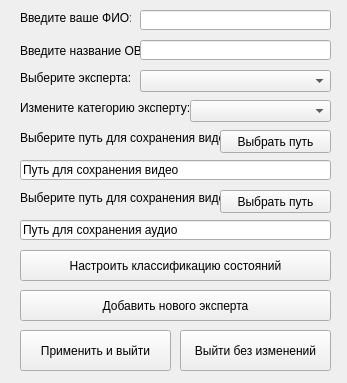
<?xml version="1.0" encoding="UTF-8"?>
<ui version="4.0">
 <class>Leader_menu</class>
 <widget class="QMainWindow" name="Leader_menu">
  <property name="geometry">
   <rect>
    <x>0</x>
    <y>0</y>
    <width>347</width>
    <height>383</height>
   </rect>
  </property>
  <property name="minimumSize">
   <size>
    <width>347</width>
    <height>383</height>
   </size>
  </property>
  <property name="maximumSize">
   <size>
    <width>347</width>
    <height>383</height>
   </size>
  </property>
  <property name="windowTitle">
   <string>Меню для руководителя</string>
  </property>
  <widget class="QWidget" name="centralwidget">
   <widget class="QLabel" name="label_ts">
    <property name="geometry">
     <rect>
      <x>20</x>
      <y>40</y>
      <width>121</width>
      <height>21</height>
     </rect>
    </property>
    <property name="text">
     <string>Введите название ОВ:</string>
    </property>
   </widget>
   <widget class="QLineEdit" name="lineEdit_ts">
    <property name="geometry">
     <rect>
      <x>140</x>
      <y>40</y>
      <width>191</width>
      <height>20</height>
     </rect>
    </property>
   </widget>
   <widget class="QLabel" name="label_expert">
    <property name="geometry">
     <rect>
      <x>20</x>
      <y>70</y>
      <width>111</width>
      <height>16</height>
     </rect>
    </property>
    <property name="text">
     <string>Выберите эксперта:</string>
    </property>
   </widget>
   <widget class="QLineEdit" name="lineEdit_path_to_save_video">
    <property name="geometry">
     <rect>
      <x>20</x>
      <y>160</y>
      <width>311</width>
      <height>20</height>
     </rect>
    </property>
    <property name="text">
     <string>Путь для сохранения видео</string>
    </property>
   </widget>
   <widget class="QLabel" name="label_path_to_save_video">
    <property name="geometry">
     <rect>
      <x>20</x>
      <y>130</y>
      <width>201</width>
      <height>16</height>
     </rect>
    </property>
    <property name="text">
     <string>Выберите путь для сохранения видео:</string>
    </property>
   </widget>
   <widget class="QPushButton" name="pushButton_path_to_save_video">
    <property name="geometry">
     <rect>
      <x>220</x>
      <y>130</y>
      <width>111</width>
      <height>23</height>
     </rect>
    </property>
    <property name="text">
     <string>Выбрать путь</string>
    </property>
   </widget>
   <widget class="QLabel" name="label_path_to_save_audio">
    <property name="geometry">
     <rect>
      <x>20</x>
      <y>190</y>
      <width>201</width>
      <height>16</height>
     </rect>
    </property>
    <property name="text">
     <string>Выберите путь для сохранения видео:</string>
    </property>
   </widget>
   <widget class="QLineEdit" name="lineEdit_path_to_save_audio">
    <property name="geometry">
     <rect>
      <x>20</x>
      <y>220</y>
      <width>311</width>
      <height>20</height>
     </rect>
    </property>
    <property name="text">
     <string>Путь для сохранения аудио</string>
    </property>
   </widget>
   <widget class="QPushButton" name="pushButton_path_to_save_audio">
    <property name="geometry">
     <rect>
      <x>220</x>
      <y>190</y>
      <width>111</width>
      <height>23</height>
     </rect>
    </property>
    <property name="text">
     <string>Выбрать путь</string>
    </property>
   </widget>
   <widget class="QLabel" name="label_expert_category">
    <property name="geometry">
     <rect>
      <x>20</x>
      <y>100</y>
      <width>171</width>
      <height>16</height>
     </rect>
    </property>
    <property name="text">
     <string>Измените категорию эксперту:</string>
    </property>
   </widget>
   <widget class="QPushButton" name="pushButton_class_fatigue">
    <property name="geometry">
     <rect>
      <x>20</x>
      <y>250</y>
      <width>311</width>
      <height>31</height>
     </rect>
    </property>
    <property name="text">
     <string>Настроить классификацию состояний</string>
    </property>
   </widget>
   <widget class="QPushButton" name="pushButton_save">
    <property name="geometry">
     <rect>
      <x>20</x>
      <y>330</y>
      <width>151</width>
      <height>41</height>
     </rect>
    </property>
    <property name="text">
     <string>Применить и выйти</string>
    </property>
   </widget>
   <widget class="QPushButton" name="pushButton_exit">
    <property name="geometry">
     <rect>
      <x>180</x>
      <y>330</y>
      <width>151</width>
      <height>41</height>
     </rect>
    </property>
    <property name="text">
     <string>Выйти без изменений</string>
    </property>
   </widget>
   <widget class="QPushButton" name="pushButton_add_expert">
    <property name="geometry">
     <rect>
      <x>20</x>
      <y>290</y>
      <width>311</width>
      <height>31</height>
     </rect>
    </property>
    <property name="text">
     <string>Добавить нового эксперта</string>
    </property>
   </widget>
   <widget class="QLabel" name="label_name_leader">
    <property name="geometry">
     <rect>
      <x>20</x>
      <y>10</y>
      <width>111</width>
      <height>16</height>
     </rect>
    </property>
    <property name="text">
     <string>Введите ваше ФИО:</string>
    </property>
   </widget>
   <widget class="QLineEdit" name="lineEdit_name_leader">
    <property name="geometry">
     <rect>
      <x>140</x>
      <y>10</y>
      <width>191</width>
      <height>20</height>
     </rect>
    </property>
   </widget>
   <widget class="QComboBox" name="comboBox_select_expert">
    <property name="geometry">
     <rect>
      <x>140</x>
      <y>70</y>
      <width>191</width>
      <height>22</height>
     </rect>
    </property>
   </widget>
   <widget class="QComboBox" name="comboBox_category_expert">
    <property name="geometry">
     <rect>
      <x>190</x>
      <y>100</y>
      <width>141</width>
      <height>22</height>
     </rect>
    </property>
   </widget>
  </widget>
 </widget>
 <resources/>
 <connections/>
</ui>
